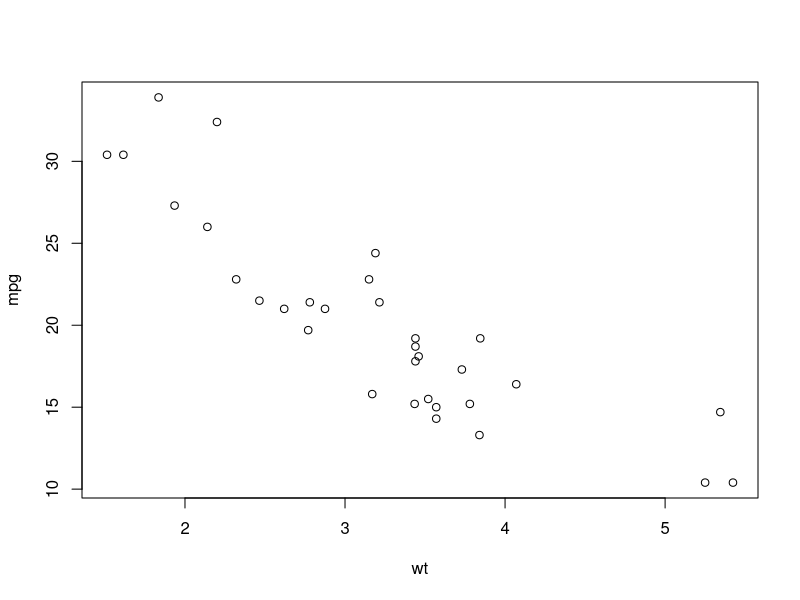
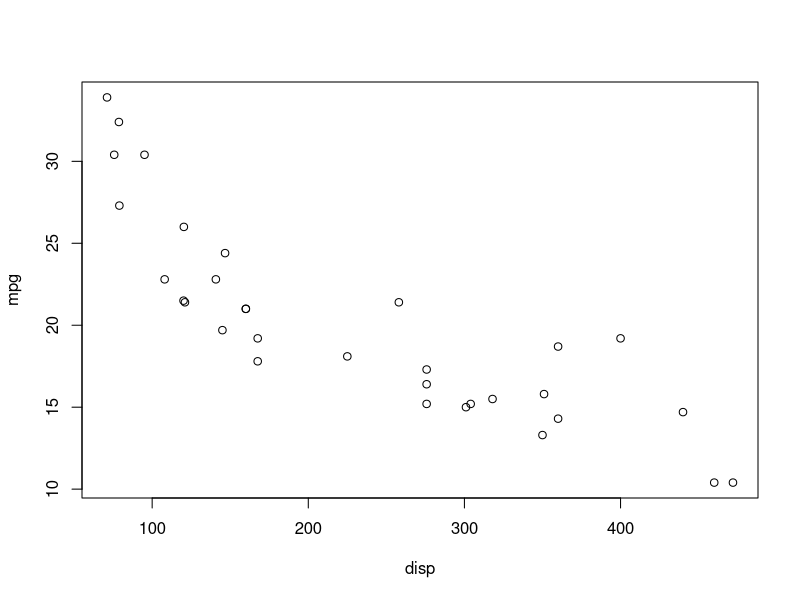
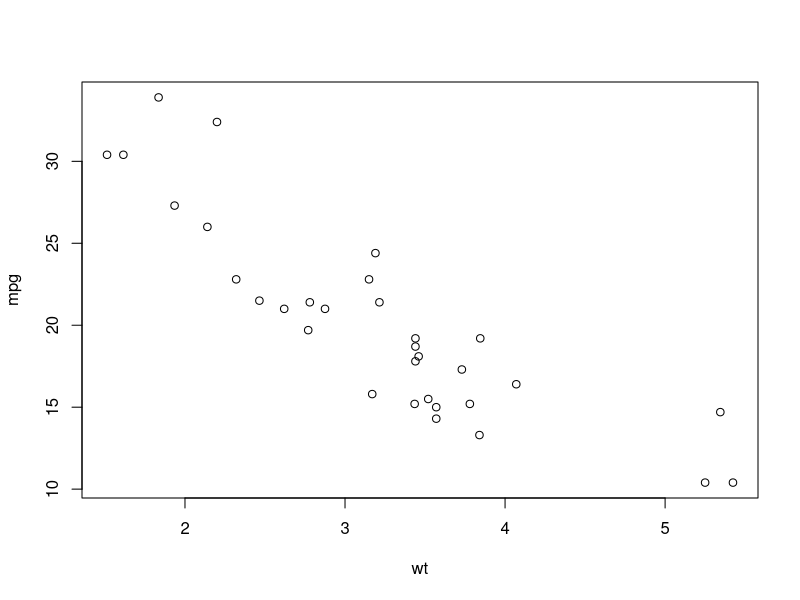
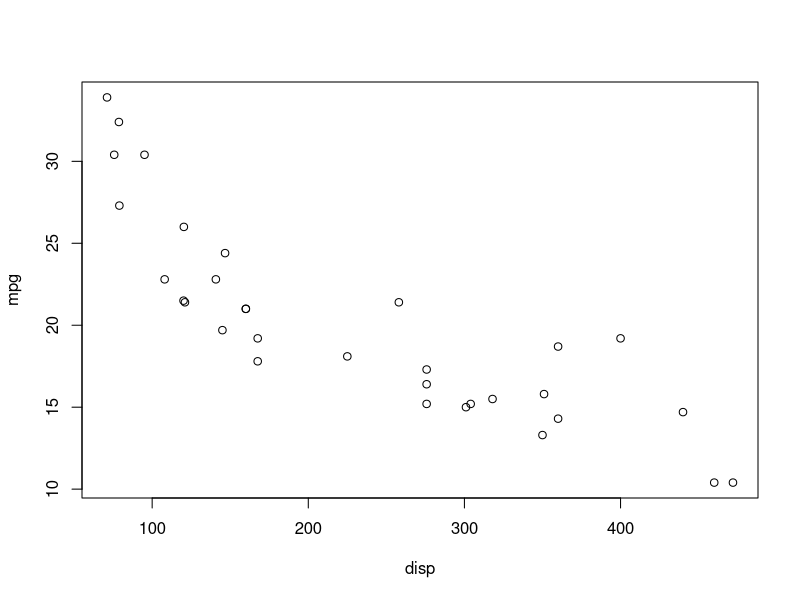

Recreate these plots in R, in order.
## ---- chunk 1
knitr::opts_chunk$set(echo = TRUE)
## ---- chunk 2
data(mtcars)
## ---- chunk 3
head(mtcars)
## ---- chunk 4
model1 <- lm(mpg ~ wt, data = mtcars)

summary(model1)
## ---- chunk 5
model2 <- lm(mpg ~ disp, data = mtcars)
summary(model2)
## ---- chunk 6
plot(mpg ~ wt+disp, data = mtcars)
## ---- chunk 7
model3= lm(mpg ~ wt+disp, data = mtcars)
summary(model3)
## ---- chunk 8
plot(mpg ~ wt+disp, data=mtcars)
## ---- chunk 9
summary(model3)
## ---- chunk 10
anova_result <- anova(model1, model3)
print(anova_result)
